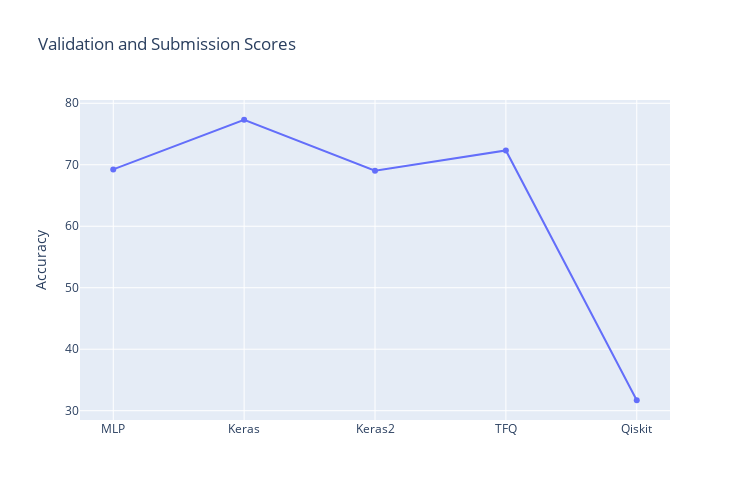

Notebook code for this chart:
### Code cell
trace1 = go.Scatter(x = list_classifiers, y = val_scores,
                   name="Validation", text = list_classifiers)

data = [trace1]

layout = dict(title = "Validation and Submission Scores", 
              xaxis=dict(ticklen=10, zeroline= False),
              yaxis=dict(title = "Accuracy", side='left', ticklen=10,),                                  
              legend=dict(orientation="v", x=1.05, y=1.0),
              autosize=False, width=750, height=500,
              )

fig = dict(data = data, layout = layout)
iplot(fig)

### Figure 1 — Plotly figure (JSON) as saved in the notebook; plotly's stock layout.template omitted (floating-point values rounded to 4 significant figures)
{"data": [{"name": "Validation", "text": ["MLP", "Keras", "Keras2", "TFQ", "Qiskit"], "type": "scatter", "x": ["MLP", "Keras", "Keras2", "TFQ", "Qiskit"], "y": [69.24, 77.32, 69.04, 72.33, 31.7]}], "layout": {"autosize": false, "height": 500, "legend": {"orientation": "v", "x": 1.05, "y": 1}, "title": {"text": "Validation and Submission Scores"}, "width": 750, "xaxis": {"ticklen": 10, "zeroline": false}, "yaxis": {"side": "left", "ticklen": 10, "title": {"text": "Accuracy"}}}}
